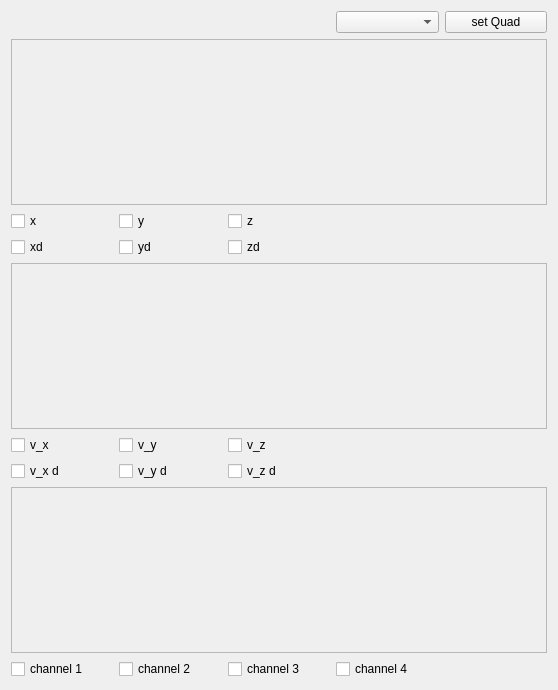
<?xml version="1.0" encoding="UTF-8"?>
<ui version="4.0">
 <class>Form</class>
 <widget class="QWidget" name="Form">
  <property name="geometry">
   <rect>
    <x>0</x>
    <y>0</y>
    <width>558</width>
    <height>690</height>
   </rect>
  </property>
  <property name="windowTitle">
   <string>Form</string>
  </property>
  <property name="styleSheet">
   <string notr="true"/>
  </property>
  <layout class="QGridLayout" name="gridLayout">
   <item row="6" column="1">
    <widget class="QCheckBox" name="Xcheck">
     <property name="text">
      <string>x</string>
     </property>
    </widget>
   </item>
   <item row="13" column="1">
    <widget class="QCheckBox" name="V_XCheck">
     <property name="text">
      <string>v_x</string>
     </property>
    </widget>
   </item>
   <item row="7" column="1">
    <widget class="QCheckBox" name="XDescheck">
     <property name="text">
      <string>xd</string>
     </property>
    </widget>
   </item>
   <item row="7" column="2">
    <widget class="QCheckBox" name="YDescheck">
     <property name="text">
      <string>yd</string>
     </property>
    </widget>
   </item>
   <item row="13" column="2">
    <widget class="QCheckBox" name="V_YCheck">
     <property name="text">
      <string>v_y</string>
     </property>
    </widget>
   </item>
   <item row="16" column="1">
    <widget class="QCheckBox" name="V_XDescheck">
     <property name="text">
      <string>v_x d</string>
     </property>
    </widget>
   </item>
   <item row="6" column="2">
    <widget class="QCheckBox" name="Ycheck">
     <property name="text">
      <string>y</string>
     </property>
    </widget>
   </item>
   <item row="7" column="3">
    <widget class="QCheckBox" name="ZDescheck">
     <property name="text">
      <string>zd</string>
     </property>
    </widget>
   </item>
   <item row="16" column="2">
    <widget class="QCheckBox" name="V_YDescheck">
     <property name="text">
      <string>v_y d</string>
     </property>
    </widget>
   </item>
   <item row="18" column="1">
    <widget class="QCheckBox" name="channel1check">
     <property name="text">
      <string>channel 1</string>
     </property>
    </widget>
   </item>
   <item row="6" column="3">
    <widget class="QCheckBox" name="Zcheck">
     <property name="text">
      <string>z</string>
     </property>
    </widget>
   </item>
   <item row="16" column="3">
    <widget class="QCheckBox" name="V_ZDescheck">
     <property name="text">
      <string>v_z d</string>
     </property>
    </widget>
   </item>
   <item row="13" column="3">
    <widget class="QCheckBox" name="V_ZCheck">
     <property name="text">
      <string>v_z</string>
     </property>
    </widget>
   </item>
   <item row="17" column="1" colspan="5">
    <widget class="QFrame" name="frame_3">
     <property name="frameShape">
      <enum>QFrame::StyledPanel</enum>
     </property>
     <property name="frameShadow">
      <enum>QFrame::Raised</enum>
     </property>
    </widget>
   </item>
   <item row="18" column="2">
    <widget class="QCheckBox" name="channel2check">
     <property name="text">
      <string>channel 2</string>
     </property>
    </widget>
   </item>
   <item row="18" column="3">
    <widget class="QCheckBox" name="channel3check">
     <property name="text">
      <string>channel 3</string>
     </property>
    </widget>
   </item>
   <item row="18" column="4">
    <widget class="QCheckBox" name="channel4check">
     <property name="text">
      <string>channel 4</string>
     </property>
    </widget>
   </item>
   <item row="0" column="4">
    <widget class="QComboBox" name="IrisInputBox"/>
   </item>
   <item row="0" column="5">
    <widget class="QPushButton" name="startButton">
     <property name="text">
      <string>set Quad</string>
     </property>
    </widget>
   </item>
   <item row="9" column="1" colspan="5">
    <widget class="QFrame" name="frame_2">
     <property name="frameShape">
      <enum>QFrame::StyledPanel</enum>
     </property>
     <property name="frameShadow">
      <enum>QFrame::Raised</enum>
     </property>
    </widget>
   </item>
   <item row="4" column="1" colspan="5">
    <widget class="QFrame" name="frame">
     <property name="frameShape">
      <enum>QFrame::StyledPanel</enum>
     </property>
     <property name="frameShadow">
      <enum>QFrame::Raised</enum>
     </property>
    </widget>
   </item>
  </layout>
 </widget>
 <resources/>
 <connections/>
</ui>
